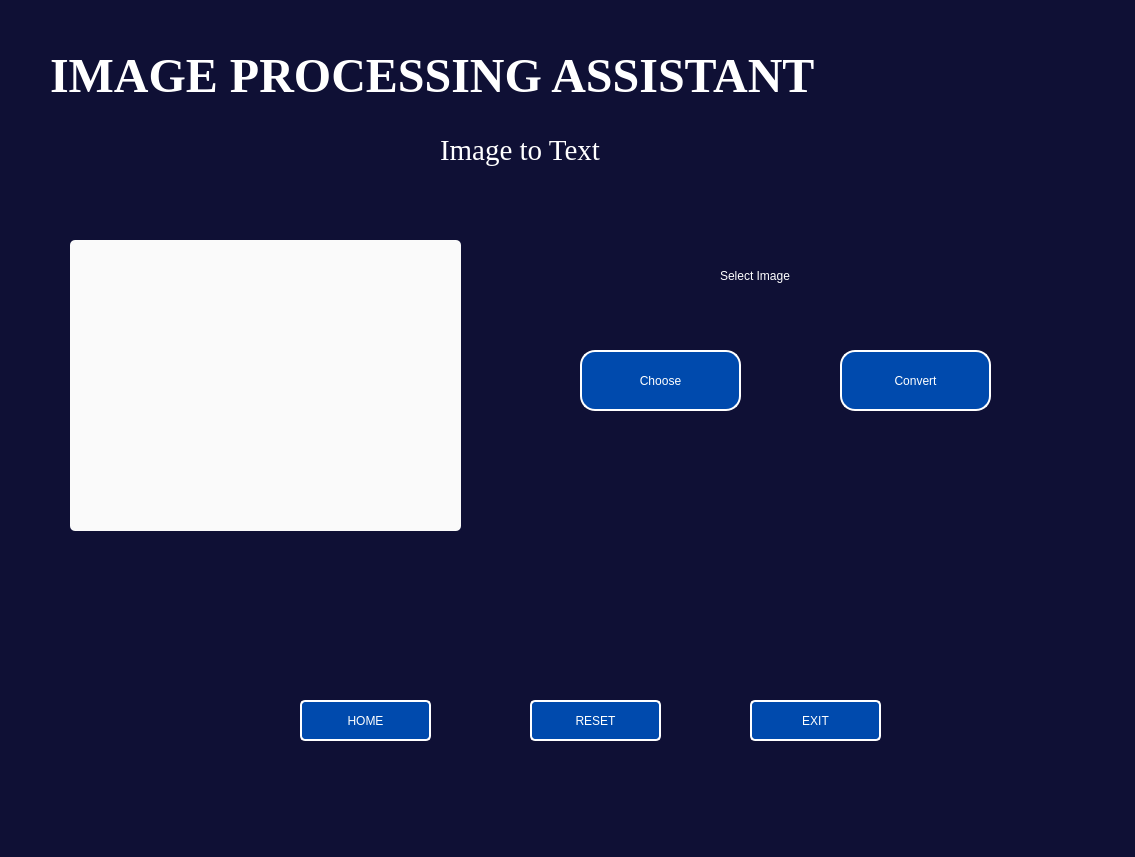
<?xml version="1.0" encoding="UTF-8"?>
<ui version="4.0">
 <class>Dialog</class>
 <widget class="QDialog" name="Dialog">
  <property name="geometry">
   <rect>
    <x>0</x>
    <y>0</y>
    <width>1135</width>
    <height>857</height>
   </rect>
  </property>
  <property name="windowTitle">
   <string>Dialog</string>
  </property>
  <widget class="QWidget" name="widget" native="true">
   <property name="geometry">
    <rect>
     <x>0</x>
     <y>-30</y>
     <width>1151</width>
     <height>891</height>
    </rect>
   </property>
   <property name="styleSheet">
    <string notr="true">background-color: #0F1035;</string>
   </property>
   <widget class="QLabel" name="label_2">
    <property name="geometry">
     <rect>
      <x>50</x>
      <y>40</y>
      <width>951</width>
      <height>131</height>
     </rect>
    </property>
    <property name="font">
     <font>
      <family>Times New Roman</family>
      <pointsize>36</pointsize>
      <weight>75</weight>
      <italic>false</italic>
      <bold>true</bold>
     </font>
    </property>
    <property name="mouseTracking">
     <bool>false</bool>
    </property>
    <property name="layoutDirection">
     <enum>Qt::LeftToRight</enum>
    </property>
    <property name="autoFillBackground">
     <bool>false</bool>
    </property>
    <property name="styleSheet">
     <string notr="true">font: bold 36pt &quot;Times New Roman&quot;;
color: #fff;

</string>
    </property>
    <property name="text">
     <string>IMAGE PROCESSING ASSISTANT</string>
    </property>
   </widget>
   <widget class="QLabel" name="label_4">
    <property name="geometry">
     <rect>
      <x>70</x>
      <y>270</y>
      <width>391</width>
      <height>291</height>
     </rect>
    </property>
    <property name="cursor">
     <cursorShape>ForbiddenCursor</cursorShape>
    </property>
    <property name="styleSheet">
     <string notr="true">background-color: rgb(250, 250, 250);
border-size: 2px;
border-radius: 5px;</string>
    </property>
    <property name="text">
     <string/>
    </property>
    <property name="scaledContents">
     <bool>true</bool>
    </property>
   </widget>
   <widget class="QPushButton" name="pushButton_10">
    <property name="geometry">
     <rect>
      <x>580</x>
      <y>380</y>
      <width>161</width>
      <height>61</height>
     </rect>
    </property>
    <property name="cursor">
     <cursorShape>PointingHandCursor</cursorShape>
    </property>
    <property name="styleSheet">
     <string notr="true">background-color: #004AAD;
border-style: outset;
border-width: 2px;
border-radius: 15px;
border-color: #fff;
font: bold 24px &quot;Times New Roman&quot;;
color: #fff;</string>
    </property>
    <property name="text">
     <string>Choose</string>
    </property>
   </widget>
   <widget class="QPushButton" name="imgtextconvert">
    <property name="geometry">
     <rect>
      <x>840</x>
      <y>380</y>
      <width>151</width>
      <height>61</height>
     </rect>
    </property>
    <property name="cursor">
     <cursorShape>PointingHandCursor</cursorShape>
    </property>
    <property name="styleSheet">
     <string notr="true">background-color: #004AAD;
border-style: outset;
border-width: 2px;
border-radius: 15px;
border-color: #fff;
font: bold 24px &quot;Times New Roman&quot;;
color: #fff;</string>
    </property>
    <property name="text">
     <string>Convert</string>
    </property>
   </widget>
   <widget class="QLabel" name="label_3">
    <property name="geometry">
     <rect>
      <x>720</x>
      <y>290</y>
      <width>151</width>
      <height>31</height>
     </rect>
    </property>
    <property name="styleSheet">
     <string notr="true">font: 26px &quot;Times New Roman&quot;;
color: #fff;</string>
    </property>
    <property name="text">
     <string>Select Image</string>
    </property>
   </widget>
   <widget class="QPushButton" name="exit">
    <property name="geometry">
     <rect>
      <x>750</x>
      <y>730</y>
      <width>131</width>
      <height>41</height>
     </rect>
    </property>
    <property name="cursor">
     <cursorShape>PointingHandCursor</cursorShape>
    </property>
    <property name="styleSheet">
     <string notr="true">border-style: outset;
border-width: 2px;
border-color: #fff;
border-radius: 5px;
background-color: #004AAD;
font: bold 10pt &quot;Times New Roman&quot;;
color: #fff;</string>
    </property>
    <property name="text">
     <string>EXIT</string>
    </property>
   </widget>
   <widget class="QPushButton" name="home">
    <property name="geometry">
     <rect>
      <x>300</x>
      <y>730</y>
      <width>131</width>
      <height>41</height>
     </rect>
    </property>
    <property name="cursor">
     <cursorShape>PointingHandCursor</cursorShape>
    </property>
    <property name="styleSheet">
     <string notr="true">border-style: outset;
border-width: 2px;
border-color: #fff;
border-radius: 5px;
background-color: #004AAD;
font: bold 10pt &quot;Times New Roman&quot;;
color: #fff;</string>
    </property>
    <property name="text">
     <string>HOME</string>
    </property>
   </widget>
   <widget class="QPushButton" name="resetbtn">
    <property name="geometry">
     <rect>
      <x>530</x>
      <y>730</y>
      <width>131</width>
      <height>41</height>
     </rect>
    </property>
    <property name="cursor">
     <cursorShape>PointingHandCursor</cursorShape>
    </property>
    <property name="styleSheet">
     <string notr="true">border-style: outset;
border-width: 2px;
border-color: #fff;
border-radius: 5px;
background-color: #004AAD;
font: bold 10pt &quot;Times New Roman&quot;;
color: #fff;</string>
    </property>
    <property name="text">
     <string>RESET</string>
    </property>
   </widget>
   <widget class="QLabel" name="label">
    <property name="geometry">
     <rect>
      <x>440</x>
      <y>150</y>
      <width>221</width>
      <height>61</height>
     </rect>
    </property>
    <property name="font">
     <font>
      <family>Times New Roman</family>
      <pointsize>22</pointsize>
      <weight>50</weight>
      <italic>false</italic>
      <bold>false</bold>
     </font>
    </property>
    <property name="mouseTracking">
     <bool>false</bool>
    </property>
    <property name="layoutDirection">
     <enum>Qt::LeftToRight</enum>
    </property>
    <property name="autoFillBackground">
     <bool>false</bool>
    </property>
    <property name="styleSheet">
     <string notr="true">border-radius:50px;
color: #fff;
font:  22pt &quot;Times New Roman&quot;;</string>
    </property>
    <property name="text">
     <string>Image to Text</string>
    </property>
   </widget>
  </widget>
 </widget>
 <resources/>
 <connections/>
</ui>
